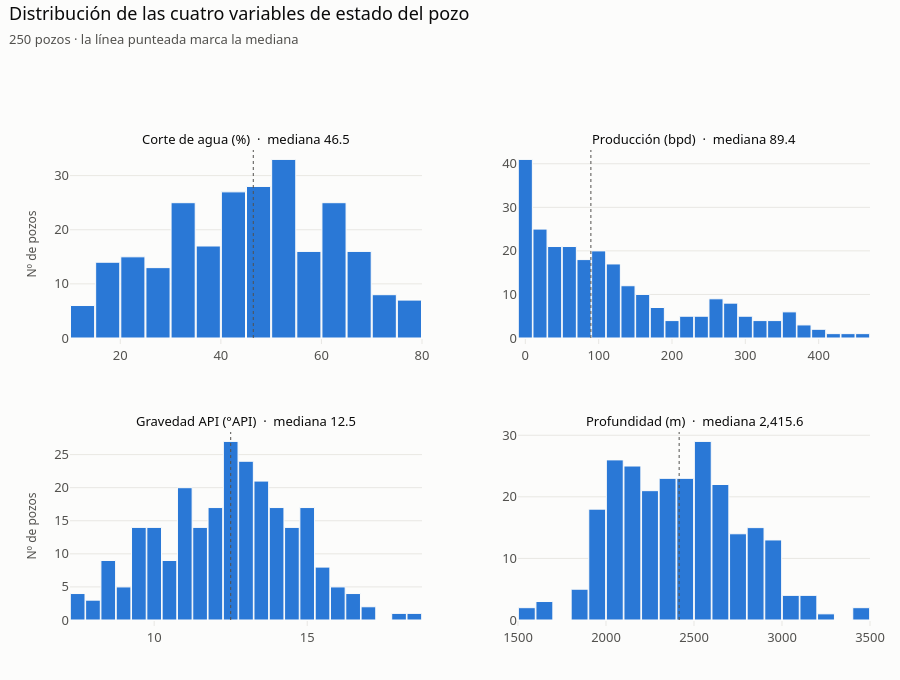

Notebook code cell kept with this figure:
### Markdown cell above
## 5. Análisis univariado — ¿cómo se distribuye cada variable?

Los histogramas responden a una pregunta previa a cualquier correlación: **qué forma tiene cada
variable**. Una distribución simétrica, una asimétrica con cola larga y una bimodal exigen lecturas
distintas y toleran estadísticos distintos (la media miente en las dos últimas).

### Code cell
variables = [
    ("corte_agua_pct", "Corte de agua (%)"),
    ("produccion_bpd", "Producción (bpd)"),
    ("api_gravedad", "Gravedad API (°API)"),
    ("profundidad_m", "Profundidad (m)"),
]

titulos = [f"{t}  ·  mediana {df[c].median():,.1f}" for c, t in variables]
fig = make_subplots(rows=2, cols=2, subplot_titles=titulos,
                    horizontal_spacing=0.12, vertical_spacing=0.20)

for i, (col, etiqueta) in enumerate(variables):
    r, c = divmod(i, 2)
    fig.add_trace(
        go.Histogram(
            x=df[col], nbinsx=28, marker=dict(color=CAT[0], line=dict(color=SURFACE, width=1)),
            name=etiqueta, showlegend=False,
            hovertemplate=f"{etiqueta}: %{{x}}<br>Pozos: %{{y}}<extra></extra>",
        ),
        row=r + 1, col=c + 1,
    )
    fig.add_vline(x=df[col].median(), line=dict(color=TEXT_SECOND, width=1, dash="dot"),
                  row=r + 1, col=c + 1)

fig.update_annotations(font=dict(size=13, color=TEXT_PRIMARY))
fig.update_yaxes(title_text="Nº de pozos", col=1)
fig.update_layout(bargap=0.04)
titular(fig, "Distribución de las cuatro variables de estado del pozo",
        "250 pozos · la línea punteada marca la mediana", alto=680)
fig.show()

### Figure 1 — Plotly figure (JSON) as saved in the notebook; plotly's stock layout.template omitted (floating-point values rounded to 4 significant figures; data arrays with more than 128 entries replaced by an {"elided": "..."} marker saying what was removed)
{"data": [{"hovertemplate": "Corte de agua (%): %{x}<br>Pozos: %{y}<extra></extra>", "marker": {"color": "#2a78d6", "line": {"color": "#fcfcfb", "width": 1}}, "name": "Corte de agua (%)", "nbinsx": 28, "showlegend": false, "type": "histogram", "x": {"elided": "250 float values"}, "xaxis": "x", "yaxis": "y"}, {"hovertemplate": "Producción (bpd): %{x}<br>Pozos: %{y}<extra></extra>", "marker": {"color": "#2a78d6", "line": {"color": "#fcfcfb", "width": 1}}, "name": "Producción (bpd)", "nbinsx": 28, "showlegend": false, "type": "histogram", "x": {"elided": "250 float values"}, "xaxis": "x2", "yaxis": "y2"}, {"hovertemplate": "Gravedad API (°API): %{x}<br>Pozos: %{y}<extra></extra>", "marker": {"color": "#2a78d6", "line": {"color": "#fcfcfb", "width": 1}}, "name": "Gravedad API (°API)", "nbinsx": 28, "showlegend": false, "type": "histogram", "x": {"elided": "250 float values"}, "xaxis": "x3", "yaxis": "y3"}, {"hovertemplate": "Profundidad (m): %{x}<br>Pozos: %{y}<extra></extra>", "marker": {"color": "#2a78d6", "line": {"color": "#fcfcfb", "width": 1}}, "name": "Profundidad (m)", "nbinsx": 28, "showlegend": false, "type": "histogram", "x": {"elided": "250 float values"}, "xaxis": "x4", "yaxis": "y4"}], "layout": {"annotations": [{"font": {"color": "#0b0b0b", "size": 13}, "showarrow": false, "text": "Corte de agua (%)  ·  mediana 46.5", "x": 0.22, "xanchor": "center", "xref": "paper", "y": 1, "yanchor": "bottom", "yref": "paper"}, {"font": {"color": "#0b0b0b", "size": 13}, "showarrow": false, "text": "Producción (bpd)  ·  mediana 89.4", "x": 0.78, "xanchor": "center", "xref": "paper", "y": 1, "yanchor": "bottom", "yref": "paper"}, {"font": {"color": "#0b0b0b", "size": 13}, "showarrow": false, "text": "Gravedad API (°API)  ·  mediana 12.5", "x": 0.22, "xanchor": "center", "xref": "paper", "y": 0.4, "yanchor": "bottom", "yref": "paper"}, {"font": {"color": "#0b0b0b", "size": 13}, "showarrow": false, "text": "Profundidad (m)  ·  mediana 2,415.6", "x": 0.78, "xanchor": "center", "xref": "paper", "y": 0.4, "yanchor": "bottom", "yref": "paper"}], "bargap": 0.04, "height": 680, "margin": {"t": 150}, "shapes": [{"line": {"color": "#52514e", "dash": "dot", "width": 1}, "type": "line", "x0": 46.45, "x1": 46.45, "xref": "x", "y0": 0, "y1": 1, "yref": "y domain"}, {"line": {"color": "#52514e", "dash": "dot", "width": 1}, "type": "line", "x0": 89.4, "x1": 89.4, "xref": "x2", "y0": 0, "y1": 1, "yref": "y2 domain"}, {"line": {"color": "#52514e", "dash": "dot", "width": 1}, "type": "line", "x0": 12.5, "x1": 12.5, "xref": "x3", "y0": 0, "y1": 1, "yref": "y3 domain"}, {"line": {"color": "#52514e", "dash": "dot", "width": 1}, "type": "line", "x0": 2416.0, "x1": 2416.0, "xref": "x4", "y0": 0, "y1": 1, "yref": "y4 domain"}], "title": {"text": "Distribución de las cuatro variables de estado del pozo<br><span style='font-size:13px;color:#52514e'>250 pozos · la línea punteada marca la mediana</span>"}, "xaxis": {"anchor": "y", "domain": [0, 0.44]}, "xaxis2": {"anchor": "y2", "domain": [0.56, 1]}, "xaxis3": {"anchor": "y3", "domain": [0, 0.44]}, "xaxis4": {"anchor": "y4", "domain": [0.56, 1]}, "yaxis": {"anchor": "x", "domain": [0.6, 1], "title": {"text": "Nº de pozos"}}, "yaxis2": {"anchor": "x2", "domain": [0.6, 1]}, "yaxis3": {"anchor": "x3", "domain": [0, 0.4], "title": {"text": "Nº de pozos"}}, "yaxis4": {"anchor": "x4", "domain": [0, 0.4]}}}
